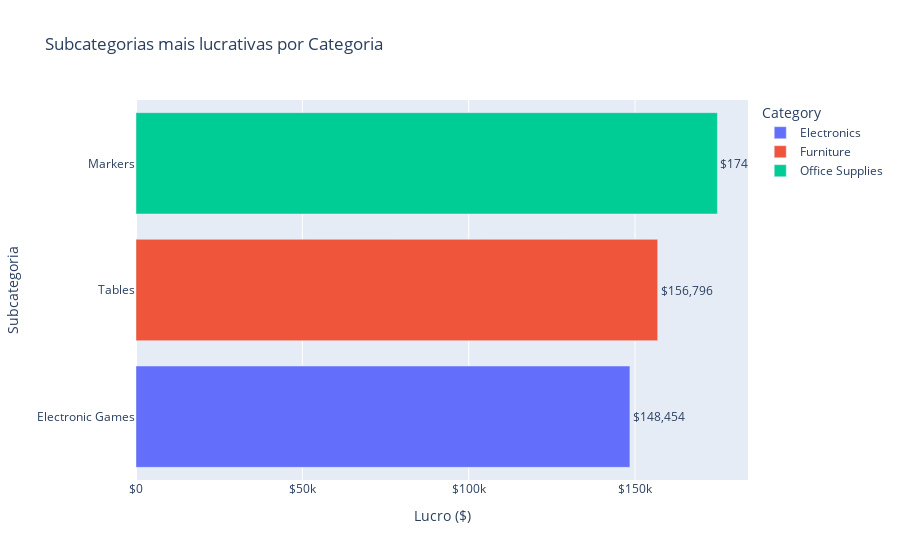

The notebook cell this image was saved under:
### Markdown cell above
##### Questão de negócio 2 - Dentro de cada categoria, quais subcategorias geram mais lucro?

### Code cell
# Somando o lucro por Categoria e Subcategoria
lucros = df.groupby(['Category', 'Sub-Category'])['Profit'].sum().reset_index()

# Selecionando a Subcategoria mais lucrativa dentro de cada Categoria
mais_lucrativas = lucros.sort_values(by='Profit', ascending=False).groupby('Category').head(1)

# Ordenando do maior para o menor lucro
mais_lucrativas = mais_lucrativas.sort_values(by='Profit', ascending=True)

# Mostrando tabela
print("Subcategorias com maior lucro dentro de cada categoria:")
display(mais_lucrativas)

# Criando gráfico de barras horizontal
fig = px.bar(
    mais_lucrativas,
    y='Sub-Category',
    x='Profit',
    color='Category',
    orientation='h',
    title='Subcategorias mais lucrativas por Categoria',
    labels={'Profit': 'Lucro ($)', 'Sub-Category': 'Subcategoria'},
    text='Profit'
)

# Ajustando a formatação
fig.update_traces(texttemplate='$%{text:,.0f}', textposition='outside')
fig.update_layout(xaxis_tickprefix='$')

# Exibindo o gráfico
fig.show()

### Figure 1 — Plotly figure (JSON) as saved in the notebook; plotly's stock layout.template omitted (floating-point values rounded to 4 significant figures)
{"data": [{"hovertemplate": "Category=Electronics<br>Lucro ($)=%{text}<br>Subcategoria=%{y}<extra></extra>", "legendgroup": "Electronics", "marker": {"color": "#636efa", "pattern": {"shape": ""}}, "name": "Electronics", "orientation": "h", "showlegend": true, "text": [148500.0], "textposition": "outside", "texttemplate": "$%{text:,.0f}", "type": "bar", "x": [148454], "xaxis": "x", "y": ["Electronic Games"], "yaxis": "y"}, {"hovertemplate": "Category=Furniture<br>Lucro ($)=%{text}<br>Subcategoria=%{y}<extra></extra>", "legendgroup": "Furniture", "marker": {"color": "#EF553B", "pattern": {"shape": ""}}, "name": "Furniture", "orientation": "h", "showlegend": true, "text": [156800.0], "textposition": "outside", "texttemplate": "$%{text:,.0f}", "type": "bar", "x": [156796], "xaxis": "x", "y": ["Tables"], "yaxis": "y"}, {"hovertemplate": "Category=Office Supplies<br>Lucro ($)=%{text}<br>Subcategoria=%{y}<extra></extra>", "legendgroup": "Office Supplies", "marker": {"color": "#00cc96", "pattern": {"shape": ""}}, "name": "Office Supplies", "orientation": "h", "showlegend": true, "text": [174700.0], "textposition": "outside", "texttemplate": "$%{text:,.0f}", "type": "bar", "x": [174749], "xaxis": "x", "y": ["Markers"], "yaxis": "y"}], "layout": {"barmode": "relative", "legend": {"title": {"text": "Category"}, "tracegroupgap": 0}, "title": {"text": "Subcategorias mais lucrativas por Categoria"}, "xaxis": {"anchor": "y", "domain": [0, 1], "tickprefix": "$", "title": {"text": "Lucro ($)"}}, "yaxis": {"anchor": "x", "domain": [0, 1], "title": {"text": "Subcategoria"}}}}
